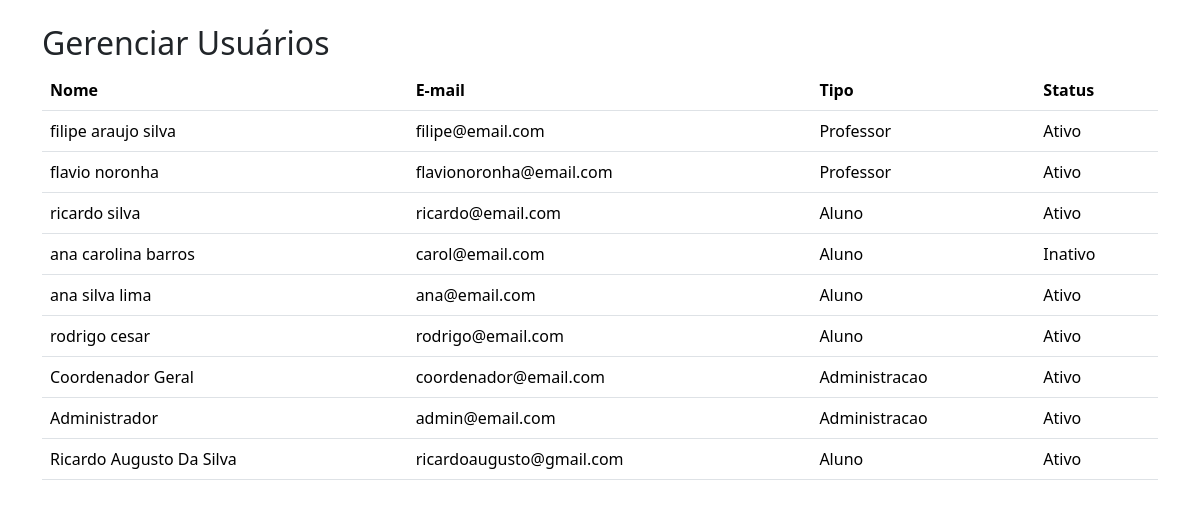
Page /usuarios/ (signed in) on the earlier database version.
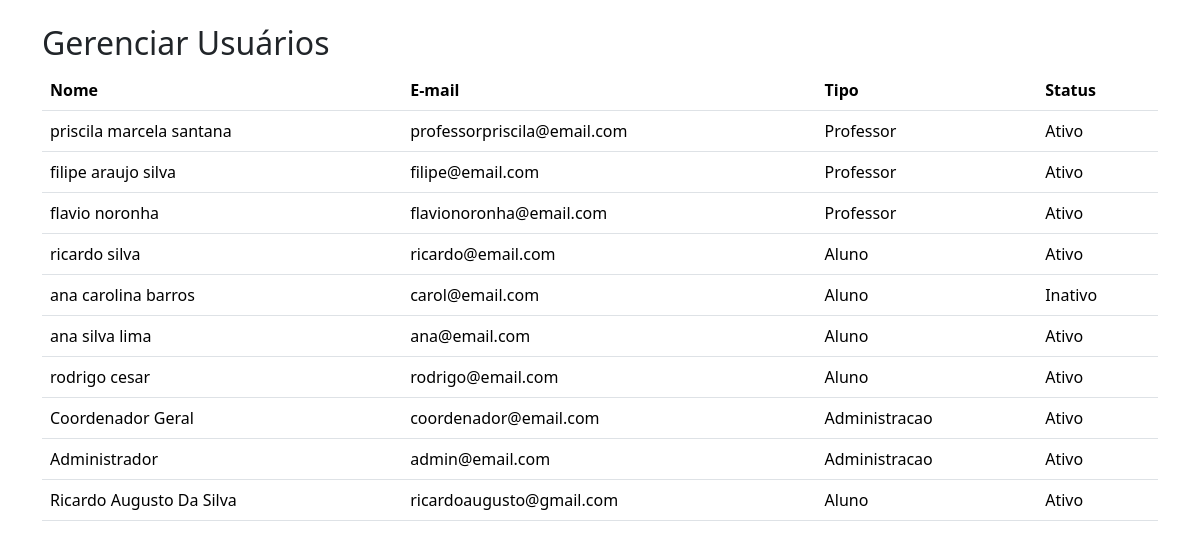
Same page on the later database version.
### app_cadastro_projeto/models.py (models this page shows, shortened)
class PerfilUsuario(models.Model):
    OPCOES_PERFIL = [
        ('aluno', 'Aluno'),
        ('professor', 'Professor'),
        ('administracao', 'Administração'),
        ('empresa', 'Empresa'),
    ]
    user = models.OneToOneField(User, on_delete=models.CASCADE, related_name='perfil')
    tipo_usuario = models.CharField(max_length=20, choices=OPCOES_PERFIL, default='aluno')
    matricula = models.CharField(max_length=50, blank=True, null=True)
    telefone = models.CharField(max_length=20, blank=True, null=True)
    foto = models.ImageField(upload_to='fotos_perfil/', blank=True, null=True)
    bio = models.TextField(blank=True, null=True)
    ativo = models.BooleanField(default=True)
    criado_em = models.DateTimeField(auto_now_add=True)
    atualizado_em = models.DateTimeField(auto_now=True)
    class Meta:
        verbose_name = 'Perfil de Usuário'
        verbose_name_plural = 'Perfis de Usuários'
        ordering = ['-criado_em']
    @classmethod
    def buscar_por_usuario(cls, user):
        try:
            return cls.objects.get(user=user)
        except cls.DoesNotExist:
            return None

### app_cadastro_projeto/views.py (the view)
# urls.py: path('usuarios/', views.gerenciar_usuarios, name='gerenciar_usuarios'),
@login_required(login_url='home')
def gerenciar_usuarios(request):
    perfil = PerfilUsuario.buscar_por_usuario(request.user)
    if not perfil or perfil.tipo_usuario != 'administracao':
        messages.error(request, 'Acesso negado.')
        return redirect('dashboard')
    usuarios = PerfilUsuario.objects.select_related('user').all()
    return render(request, 'usuarios/gerenciar_usuarios.html', {'usuarios': usuarios})

### app_cadastro_projeto/templates/usuarios/gerenciar_usuarios.html (shortened to what this page needs)
<!DOCTYPE html>
<html lang="pt-BR">
<head>
    <link rel="stylesheet" href="https://cdn.jsdelivr.net/npm/bootstrap@5.3.2/dist/css/bootstrap.min.css">
</head>
<body>
    <div class="container mt-4">
        <h2>Gerenciar Usuários</h2>
        <table class="table">
            <thead>
                <tr>
                    <th>Nome</th>
                    <th>E-mail</th>
                    <th>Tipo</th>
                    <th>Status</th>
                </tr>
            </thead>
            <tbody>
                {% for perfil in usuarios %}
                <tr>
                    <td>{{ perfil.user.first_name }}</td>
                    <td>{{ perfil.user.email }}</td>
                    <td>{{ perfil.tipo_usuario|title }}</td>
                    <td>{% if perfil.user.is_active %}Ativo{% else %}Inativo{% endif %}</td>
                </tr>
                {% empty %}
                <tr><td colspan="4">Nenhum usuário encontrado.</td></tr>
                {% endfor %}
            </tbody>
        </table>
    </div>
</body>
</html>

Differences in the rows shown:
added PerfilUsuario: user.first_name "priscila marcela santana", user.email "professorpriscila@email.com", tipo_usuario "Professor", shows "Ativo"
